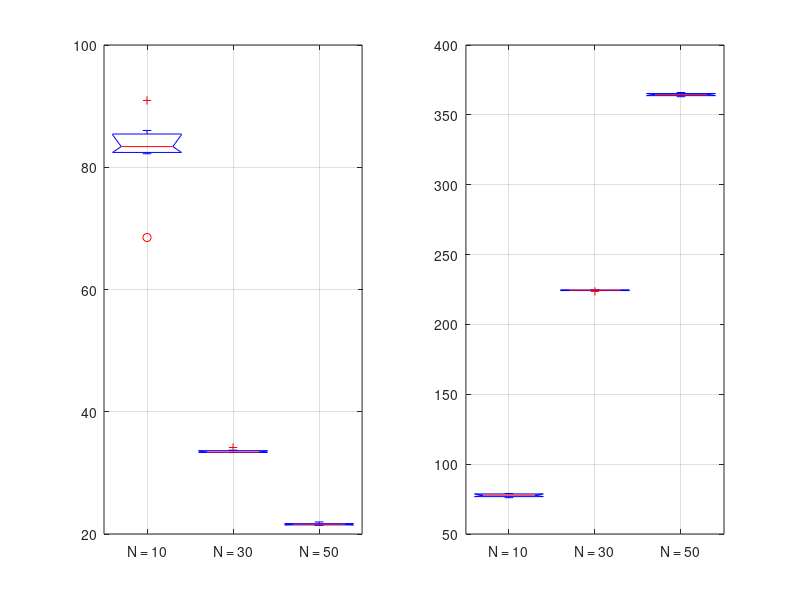
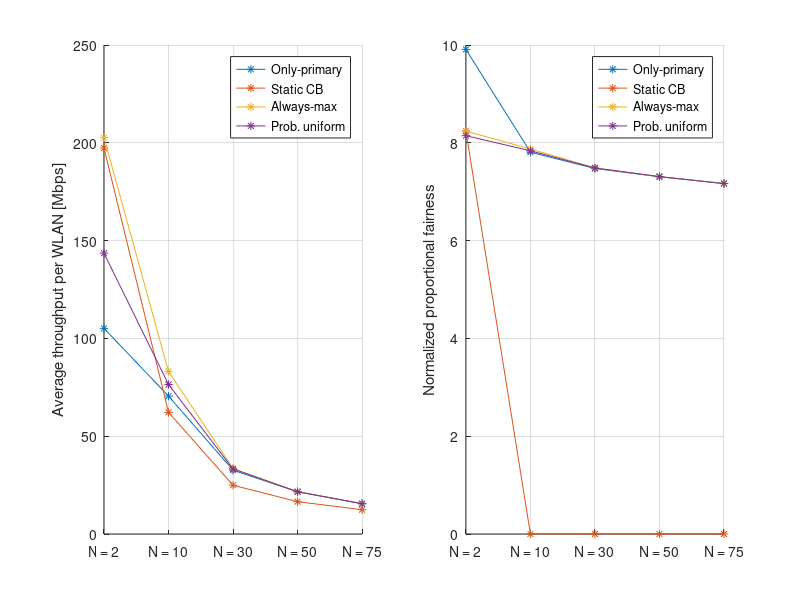

These figures' MATLAB source, in order:
clear
close all
clc

%% ONLY-MAX EXPERIMENT

s_10 = [82.21 86.02 68.51 83.69 90.93 83.07];

f_10 = [78.57 77 79 76];

s_30 = [33.71 33.41 33.35 34.15 33.38 33.33];

f_30 =[224.43 224.65 224.60 223.63];

s_50 = [21.71 21.57 21.46 21.97 21.64 21.42];

f_50 = [365 363 364 366];

figure
subplot(1,2,1);
ylabel('Average throughput [Mbps]')
boxplot([s_10',s_30',s_50'],'Notch','on','Labels',{'N = 10','N = 30', 'N = 50'})
grid on

subplot(1,2,2);
ylabel('Average fairness')
boxplot([f_10',f_30',f_50'],'Notch','on','Labels',{'N = 10','N = 30', 'N = 50'})
grid on

%% SEVERAL POLICIES EXPERIMENTS FOR N = 2, 10, 30

s_op = [105.125 70.5 32.5995 21.5855 15.457];
s_std_op = [19.82 9.55 1.83 0.237 0.1779];
f_op = [19.82 78.081 224.2395 365.2685 537.64]; 
f_std_op = [0.2078 0.675 0.931 0.6141 0.67];
f_op_normalized = f_op ./  [2 10 30 50 75];

s_scb = [197.3015 62.1865 24.93 16.524 12.4155];
s_std_scb = [87.79 11.6 4.069 1.3287 0.6345];    
f_scb = [16.4795 0 0 0 0];  % 0 means that at least one WLAN could not transmit any packet
f_std_scb = [0.38172 0 0 0 0];
f_scb_normalized = f_scb ./  [2 10 30 50 75];

s_am = [202.67 83.0565 33.5015 21.649 15.56];
s_std_am = [92.31 10.479 0.4821 0.243 0.24];
f_am = [16.4775 78.731 224.5815 365.4285 537.334];
f_std_am = [0.409 0.7257 0.47569 0.661881 0.798];
f_am_normalized = f_am ./  [2 10 30 50 75];

s_pu = [143.548 76.4135 33.256 21.59 15.51];
s_std_pu = [28.31 8.93 1.152 0.399 0.13];
f_pu = [16.2925 78.365 224.5585 365.4435 537.42]; 
f_std_pu = [0.18 0.63 0.68645 0.7158 1.346];
f_pu_normalized = f_pu ./  [2 10 30 50 75];

figure
subplot(1,2,1)
hold on
plot(s_op, '-*')
plot(s_scb, '-*')
plot(s_am, '-*')
plot(s_pu, '-*')
grid on
ylabel('Average throughput per WLAN [Mbps]')
xticks(1:5)
xticklabels({'N = 2','N = 10','N = 30', 'N = 50', 'N = 75'})
legend('Only-primary', 'Static CB', 'Always-max', 'Prob. uniform')

subplot(1,2,2)
hold on
plot(f_op_normalized, '-*')
plot(f_scb_normalized, '-*')
plot(f_am_normalized, '-*')
plot(f_pu_normalized, '-*')
grid on
ylabel('Normalized proportional fairness')
xticks(1:5)
xticklabels({'N = 2','N = 10','N = 30', 'N = 50', 'N = 75'})
legend('Only-primary', 'Static CB', 'Always-max', 'Prob. uniform')

% figure
% hold on
% errorbar(1:3,s_op,s_std_op)
% errorbar(1:3,s_scb,s_std_scb)
% errorbar(1:3,s_am,s_std_am)
% errorbar(1:3,s_pu,s_std_pu)
% grid on
% ylabel('Average throughput per WLAN [Mbps]')
% xticks(1:4)
% xticklabels({'N = 2','N = 10','N = 30'})
